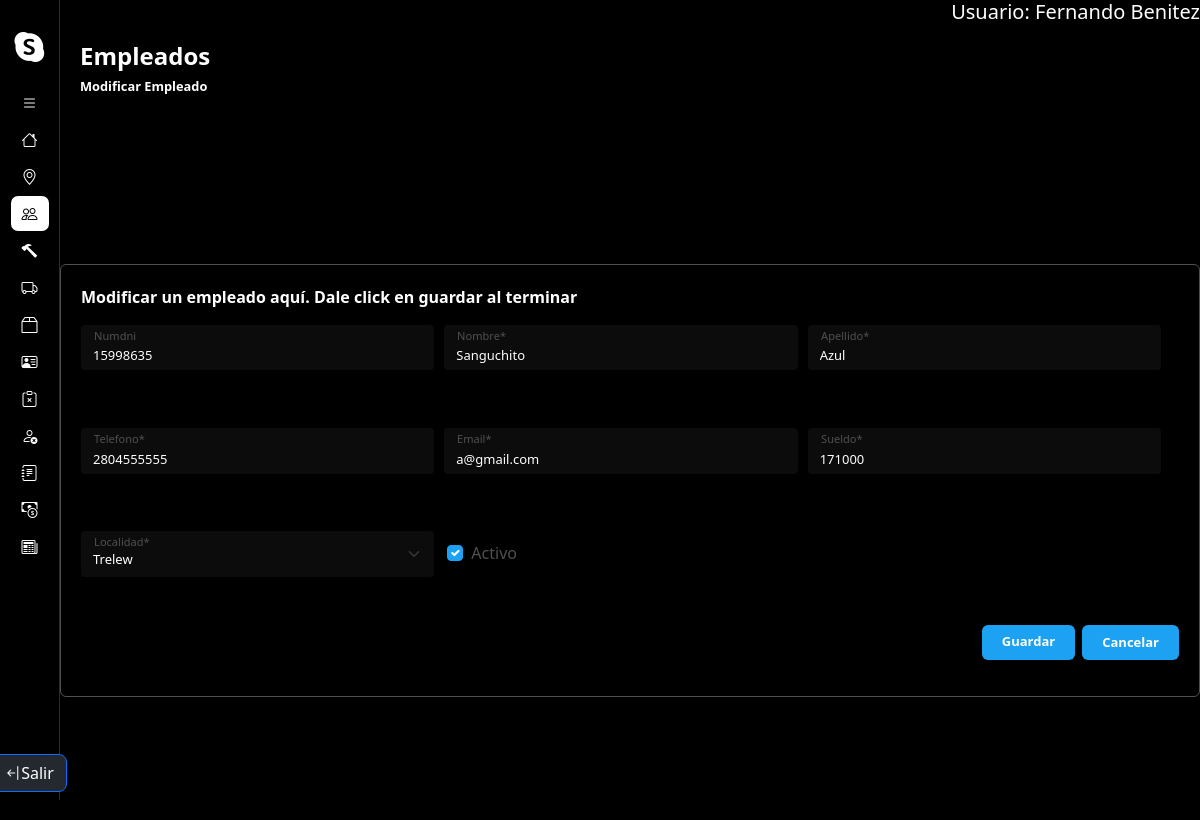
The app's page /modificarEmpleado/1 (signed in) with its own data.
### core/models.py (models this page shows, shortened)
class Empleado(models.Model):
    numDNI = models.CharField(unique=True,max_length=10)
    nombre = models.CharField(max_length=50)
    apellido = models.CharField(max_length=50)
    telefono = models.CharField(max_length=10)
    email = models.EmailField(max_length=254)
    sueldo = models.IntegerField()
    localidad = models.ForeignKey(Localidad, on_delete=models.DO_NOTHING)
    activo = models.BooleanField(default=True)
    sueldo_basico = 58000
    objects = EmpleadoManager()
    habilitados = EmpleadoManager(True)
    deshabilitados = EmpleadoManager(False)

class Localidad(models.Model):
    cp = models.CharField(unique=True, max_length=10)
    nombre = models.CharField(max_length=100)
    def __str__(self):
        return self.nombre

### core/views.py (the view, shortened to what this page needs)
# urls.py: path('modificarEmpleado/<int:pk>', updateEmpleado.as_view(), name = 'modificarEmpleado'),
@method_decorator(login_required, name='dispatch')
class updateEmpleado(UpdateView):
    model = Empleado
    form_class = FormEmpleado
    template_name = 'empleado/modificarEmpleado.html'
    success_url = reverse_lazy('gestionEmpleado')
    def get_form_kwargs(self):
        kwargs = super(updateEmpleado, self).get_form_kwargs()
        kwargs['is_modificar'] = True
        return kwargs

### core/models.py (called while the page is built)
    def get_queryset(self):
        qs = super().get_queryset()
        return qs.filter(activo=self.habilitado) if self.habilitado is not None else qs

### core/templates/empleado/modificarEmpleado.html
{% extends 'layouts/baseForm.html' %}
{% load static %}
{% load crispy_forms_tags %}
{% block extracss %}{{block.super}}
    <link href="{% static 'css/cliente.css' %}" rel="stylesheet" />
{% endblock %}
{% block title %}
    <h1 class="titulo">Empleados</h1>
    <div class="container-info">
        <h2 class="operacion">Modificar Empleado</h2>
    </div>
{% endblock %}
{% block formulario %}
    <div class="container container-form">
        {% crispy form %}
    </div>
{% endblock %}

### SendaRC/templates/layouts/baseInicio.html (shortened to what this page needs)
{% extends 'layouts/base.html' %}
{% load static %}
{% block extracss %}
    <link href="{% static 'css/baseInicio.css' %}" rel="stylesheet" />
{% endblock %}
{% block container %}
<main class="container-main">
    <aside class="nav-container">
        <nav class="navbar d-flex flex-column flex-shrink-0 bg-body-tertiary">
            <a href="/" class="d-block p-3 link-body-emphasis text-decoration-none" data-bs-toggle="tooltip"
                data-bs-placement="right" data-bs-original-title="Icon-only">
                <i class="bi bi-skype" style="color: white; font-size: 30px;"></i>
            </a>
            <ul class="list-navbar nav nav-pills nav-flush flex-column mb-auto text-center">
                <li class="nav-item" id="expand-button">
                    <button id="btn-toExpand" href="#" class="nav-link py-3 rounded-2" aria-current="page" data-bs-toggle="tooltip"
                        data-bs-placement="right" aria-label="open-bar" data-bs-original-title="open-bar">
                        <i class="bi bi-list"></i>
                    </button>
                </li>
                <li class="nav-item {% if request.path == '/home/' %}active{% endif %}">
                    <a href="{% url 'home' %}" class="nav-link py-3 rounded-2" aria-current="page" data-bs-toggle="tooltip"
                        data-bs-placement="right" aria-label="Home" data-bs-original-title="Home">
                        <i class="bi bi-house"></i>
                    </a>
                </li>
                <li class="nav-item {% if '/gestionLocalidad/' in request.path or '/altaLocalidad/' in request.path or '/modificarLocalidad/' in request.path %}active{% endif %}">
                    <a href="{% url 'gestionLocalidad' %}" class="nav-link py-3 rounded-2" aria-current="page" data-bs-toggle="tooltip"
                        data-bs-placement="right" aria-label="Localidades" data-bs-original-title="Localidades">
                        <i class="bi bi-geo-alt"></i>
                    </a>
                </li>
                <li class="nav-item {% if '/gestionEmpleado/' in request.path or '/altaEmpleado/' in request.path or '/modificarEmpleado/' in request.path %}active{% endif %}">
                    <a href="{% url 'gestionEmpleado' %}" class="nav-link py-3 rounded-2" aria-current="page" data-bs-toggle="tooltip"
                        data-bs-placement="right" aria-label="Empleados" data-bs-original-title="Empleados">
                        <i class="bi bi-people"></i>
                    </a>
                </li>
                <li class="nav-item {% if '/gestionMaquinaria/' in request.path or '/altaMaquinaria/' in request.path or '/modificarMaquinaria/' in request.path %}active{% endif %}">
                    <a href="{% url 'gestionMaquinaria' %}" class="nav-link py-3 rounded-2" aria-current="page" data-bs-toggle="tooltip"
                        data-bs-placement="right" aria-label="Maquinarias" data-bs-original-title="Maquinarias">
                        <i class="bi bi-hammer"></i>
                    </a>
                </li>
                <li class="nav-item {% if '/gestionTipoServicio/' in request.path or '/altaTipoServicio/' in request.path or '/modificarTipoServicio/' in request.path %}active{% endif %}">
                    <a href="{% url 'gestionTipoServicio' %}" class="nav-link py-3 rounded-2" aria-current="page" data-bs-toggle="tooltip"
                        data-bs-placement="right" aria-label="TipoServicios" data-bs-original-title="TipoServicios">
                        <i class="bi bi-truck"></i>
                    </a>
                </li>
                <li class="nav-item {% if '/gestionInsumos/' in request.path or '/altaInsumo/' in request.path or '/modificarInsumo/' in request.path %}active{% endif %}">
                    <a href="{% url 'gestionInsumos' %}" class="nav-link py-3 rounded-2" aria-current="page" data-bs-toggle="tooltip"
                        data-bs-placement="right" aria-label="Insumos" data-bs-original-title="Insumos">
                        <i class="bi bi-box2"></i>
                    </a>
                </li>
                <li class="nav-item {% if '/gestionClientes/' in request.path or '/altaCliente/' in request.path or '/modificarCliente/' in request.path %}active{% endif %}">
                    <a href="{% url 'gestionClientes' %}" class="nav-link py-3 rounded-2" aria-current="page" data-bs-toggle="tooltip"
                        data-bs-placement="right" aria-label="Clientes" data-bs-original-title="Clientes">
                        <i class="bi bi-person-vcard"></i>
                    </a>
                </li>
                <li class="nav-item">
                    <a href="#" class="nav-link py-3 rounded-2" aria-current="page" data-bs-toggle="tooltip"
                        data-bs-placement="right" aria-label="Reclamos" data-bs-original-title="Reclamos">
                        <i class="bi bi-clipboard-x"></i>
                    </a>
                </li>
                <li class="nav-item {% if '/gestionSanciones/' in request.path or '/altaSancion/' in request.path or '/modificarSancion/' in request.path %}active{% endif %}">
                    <a href="{% url 'gestionSanciones' %}" class="nav-link py-3 rounded-2" aria-current="page" data-bs-toggle="tooltip"
                        data-bs-placement="right" aria-label="Sanciones" data-bs-original-title="Sanciones">
                        <i class="bi bi-person-x"></i>
                    </a>
                </li>
                <li class="nav-item">
                    <a href="#" class="nav-link py-3 rounded-2" aria-current="page" data-bs-toggle="tooltip"
                        data-bs-placement="right" aria-label="Asistencias" data-bs-original-title="Asistencias">
                        <i class="bi bi-journal-text"></i>
                    </a>
                </li>
                <li class="nav-item {% if '/servicio/' in request.path%}active{% endif %}">
                    <a href="{% url 'gestionServicios' %}" class="nav-link py-3 rounded-2" aria-current="page" data-bs-toggle="tooltip"
                        data-bs-placement="right" aria-label="Presupuestos" data-bs-original-title="Presupuestos">
                        <i class="bi bi-cash-coin"></i>
                    </a>
                </li>
                <li class="nav-item {% if '/factura/' in request.path %}active{% endif %}">
                    <a href="{% url 'facturas' %}" class="nav-link py-3 rounded-2" aria-current="page" data-bs-toggle="tooltip"
                        data-bs-placement="right" aria-label="Facturas" data-bs-original-title="Facturas">
                        <i class="bi bi-newspaper"></i>
                    </a>
                </li>
            </ul>
            {% if user.is_authenticated %}
                <div class="container-btn-cerrar-sesion">
                    <a class="cerrar-sesion-btn btn btn-primary d-inline-flex align-items-center" href={% url 'logout' %}>
                            <i class="bi bi-arrow-bar-left"></i>Salir</a>
                </div>
            {% endif %}
        </nav>
    </aside>
    <section class="container-seccion-main">
        <div class="user-info">
            {% if user.is_authenticated %}
                <h5>Usuario: {{ user.first_name }} {{ user.last_name }}</h5>
            {% endif %}
        </div>
        {% block seccion-main %}
        {% endblock %}
    </section>
</main>
{% endblock %}

### static/css/base.css (style rules this page uses)
* { margin: 0; padding: 0; box-sizing: border-box; }
body { background-color: #000; }

### static/css/baseInicio.css (style rules this page uses)
.container-main { display: flex; width: 100%; height: 100%; }
.container-seccion-main { width: 100%; height: 100vh; position: relative; z-index: 50; }
.nav-container { width: 60px; border-right: 1px solid #2c2c2c; transition: all 0.3s ease-in-out; }
.nav-item { border-radius: 7px; position: relative; }
.navbar { background-color: #000 !important; height: 100%; align-content: center; }
.nav-link { width: 38px; height: 35px; display: flex; justify-content: center; align-items: center; color: white; transition: none; }
.list-navbar { gap: 2px; }
.active { background-color: white; }
.active > a > i { color: #000; }
#btn-toExpand { background:none; color: #fff; }
.bi-list { color: #fff !important; }
.user-info, h5 { text-align: right; color: #fff; }

### static/css/baseForm.css (style rules this page uses)
.seccion-cabecera> h1 { font-size: 1.5rem; font-weight: 700; }
.container-info > h2 { font-size: 0.8rem; font-weight: 700; }
.container-info { display: flex; gap: 10px; justify-content: center; align-items: center; }
.container-form { color: #505050; border: 1px solid #505050; padding: 20px; border-radius: 6px; transition: box-shadow 0.1s ease-out; }
.container-form > form { background-color: #000; max-height: 36rem; }
.form-control, .form-select { width: 100%; background-color: #0c0c0c; color: #FFF; font-size: 13px; border: none; border-radius: 4px !important; }
.operaciones { width: 100%; height: 35px; display: flex; justify-content: end; gap: 8px; background-color: #000; }
.btn-Guardar, .btn-Cancelar, .btn-Volver { background-color: #1DA1F2; color: #FFF; border-radius: 6px !important; padding-inline: 20px; font-weight: 700; border: none !important; font-size: 13px; }
.btn-Cancelar { text-decoration: none; padding-top: 0.5rem; }
.form-floating > label { font-size: 13px !important; }
.info-formulario { font-weight: 600; color: #fff; }

### static/css/cliente.css (style rules this page uses)
.container-inputs-form { height: 300px; width: 1080px; display: grid; grid-template-columns: repeat(3,1fr); gap: 10px; }
#div_id_activo { padding: 10px 0 0 27px; }

### records on screen
Empleado: numDNI "15998635", nombre "Sanguchito", apellido "Azul", telefono "2804555555", email "a@gmail.com", sueldo "171000", localidad "Trelew", activo "☑"

### other values on screen
{{ user.first_name }} "Fernando"
{{ user.last_name }} "Benitez"
